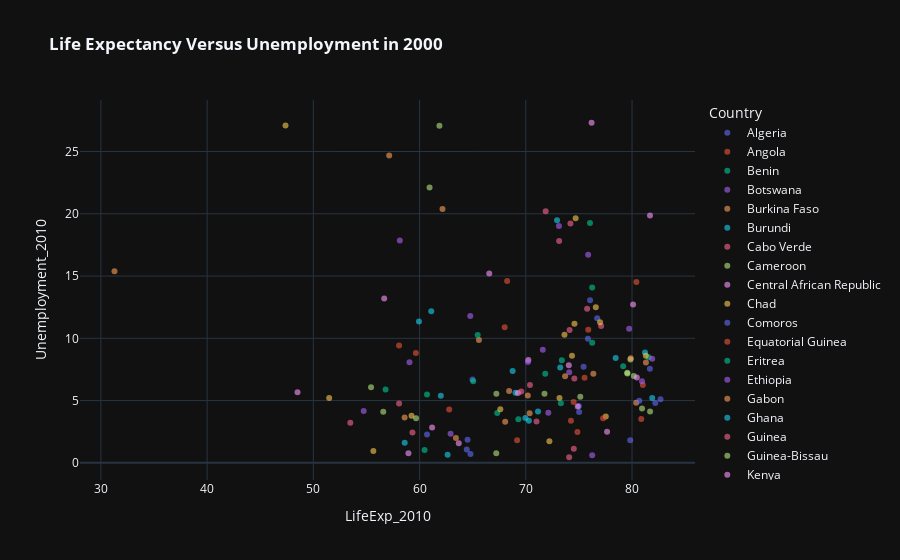

The cell this chart's notebook holds for it:
### Code cell
px.scatter(df,y='Unemployment_2010',x='LifeExp_2010',color='Country',template='plotly_dark',opacity=0.6,title='<b> Life Expectancy Versus Unemployment in 2000 </b>')
